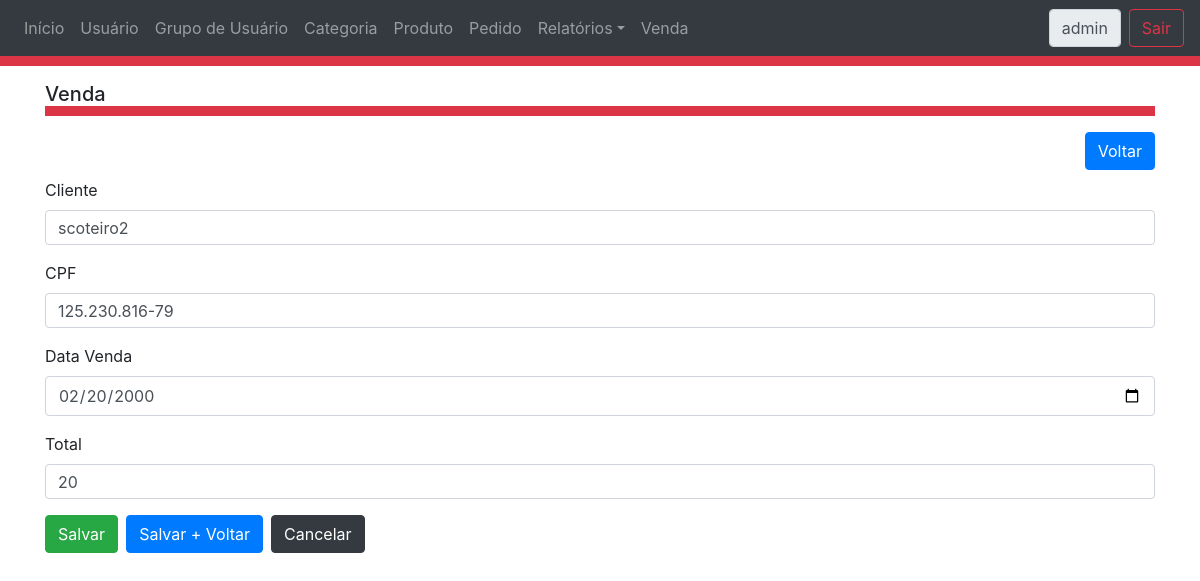
The page /VendaFormulario.php?operacao=editar&id=1 (signed in) on the database its author committed.
### tables this page shows
CREATE TABLE `tbvenda` (
  `id` int(11) NOT NULL,
  `cliente` varchar(255) NOT NULL,
  `cpf` varchar(14) NOT NULL,
  `datavenda` date NOT NULL,
  `total` decimal(9,2) NOT NULL
);

### class/AcessoDAO.php (called while the page is built, shortened)
<?php
	class AcessoDAO extends CrudDAO
	{
		public function listarPorAcessoPai($codigo){
			$objetos = array();
			try{
				$pdo = parent::conectar();
				$sql = "SELECT * FROM tbAcesso WHERE  idAcessoPai = :codigo";
				$run = $pdo->prepare($sql);
				$run->bindValue(':codigo', $codigo, PDO::PARAM_INT);
				$run->execute();
				$resultado = $run->fetchAll();
				foreach ($resultado as $objeto){
					$acesso = new Acesso();
					$acesso->setIdAcesso($objeto['idAcesso']);
					$acesso->setDescricao($objeto['descricao']);
					$acesso->setMenu($objeto['menu']);
					$acesso->setArquivo($objeto['arquivo']);
					$acesso->setTipo($objeto['tipo']);
					$acesso->setIdAcessoPai($objeto['idAcessoPai']);
					array_push($objetos, $acesso);
				}
			}catch(Exception $ex){
				echo $ex->getFile().' : '.$ex->getLine().' : '.$ex->getMessage();
			}finally {
				parent::desconectar();
			}
			return $objetos;
		}
	}
?>

### class/VendaDAO.php (called while the page is built, shortened)
<?php
	require_once 'Venda.php';
	class VendaDAO extends CrudDAO
	{
		public function buscarPorId($id){
			$venda = new Venda();
			try{
				$pdo = parent::conectar();
				$sql = "SELECT * FROM tbvenda WHERE id = :id";
				$run = $pdo->prepare($sql);
	  			$run->bindValue(':id', $id, PDO::PARAM_INT);
				$run->execute();
				$resultado = $run->fetch();
				$venda = new Venda();
				$venda->setId($resultado['id']);
				$venda->setCliente($resultado['cliente']);
				$venda->setCpf($resultado['cpf']);
				$venda->setDataVenda($resultado['datavenda']);
				$venda->setTotal($resultado['total']);
			}catch(Exception $ex){
				echo $ex->getFile().' : '.$ex->getLine().' : '.$ex->getMessage();
			}finally {
				parent::desconectar();
			}
			return $venda;
		}
	}
?>

### class/Venda.php (called while the page is built, shortened)
<?php
	class Venda
	{
        private  $cpf;
        private  $datavenda;
        private  $cliente;
        private  $total;
        function getCliente(){
            return $this->cliente;
        }
        function setCliente($cliente){
            $this->cliente = $cliente;
        }
        function getCpf(){
            return $this->cpf;
        }
        function setCpf($cpf){
            $this->cpf = $cpf;
        }
        function getDataVenda(){
            return $this->datavenda;
        }
        function setDataVenda($datavenda){
            $this->datavenda = $datavenda;
        }
        function getTotal(){
            return $this->total;
        }
        function setTotal($total){
            $this->total = doubleval($total);
        }
	}
?>

### ControleAcesso.php (called while the page is built, shortened)
<?php
	require_once 'class/GrupoAcesso.php';
	$grupoAcessoUsuarioAtual = unserialize($_SESSION["GRUPOACESSO_USUARIO_ATUAL"]);
	$arquivoAtual = basename($_SERVER['PHP_SELF']);
	foreach ($grupoAcessoUsuarioAtual as $grupoAcesso){
		if($grupoAcesso->getAcesso()->getArquivo() == $arquivoAtual ){
			$permissao = $grupoAcesso->getPermissao();
		}
  	}
?>

### class/GrupoAcesso.php (called while the page is built, shortened)
<?php
	class GrupoAcesso
	{
        private  $permissao;
        function getPermissao() {
            return $this->permissao;
        }
	}
?>

### VendaFormulario.php (the view, shortened to what this page needs)
<?php
	require_once 'ControleAcesso.php';
	require_once 'class/VendaDAO.php';
	$venda = new Venda();
	$operacao = "visualizar";
	if(isset($_GET["operacao"])){
		$operacao = $_GET["operacao"];
	}
	if(isset($_GET["id"])){
		$id = $_GET["id"];
		$vendaDAO = new VendaDAO();
		$venda = $vendaDAO->buscarPorId($id);
	}
?>
<html>
    <head>
		<link type="text/css" rel="stylesheet" href="css/bootstrap.css"/>
		<link type="text/css" rel="stylesheet" href="css/venda.css"/>
    </head>
    <body>
		<div class="cabecalho">
			<?php
				include_once("Cabecalho.php");
			?>
		</div>
		<div class="container">
			<h5 class="cabecalho"> <?php echo $menu; ?> </h5>
			<div class="mb-2 clearfix">
				<p><a class="btn btn-primary float-right" href="VendaTabela.php">Voltar</a></p>
			</div>
			<form id="formVenda" action="VendaControlador.php?operacao=salvar" method="post">
				<fieldset <?php if($operacao=="visualizar"){echo 'disabled';} ?> >
						<div class="row form-group">
							<div class="col-md-12">
								<label for="cliente">Cliente</label>
								<input class="form-control" name="cliente" id="cliente" type="text" value="<?php echo $venda->getCliente() ?>">
							</div>
						</div>
						<div class="row form-group">
							<div class="col-md-12">
								<label for="cpf">CPF</label>
								<input class="form-control" id="cpf" name="cpf" type="text" value="<?php echo $venda->getCpf() ?>">
							</div>
						</div>
						<div class="row form-group">
							<div class="col-md-12">
								<label for="datavenda">Data Venda</label>
								<input class="form-control" id="datavenda" name="datavenda" type="date" value="<?php echo $venda->getDataVenda() ?>">
							</div>
						</div>
						<div class="row form-group">
							<div class="col-md-12">
								<label for="total">Total</label>
								<input class="form-control" id="total" name="total" type="number" value="<?php echo $venda->getTotal() ?>">
							</div>
						</div>
						<?php
							if($operacao=="visualizar"){
								echo "<div class='row form-group ocultar'>";
							}else{
								echo "<div class='row form-group'>";
							}
						?>
						<div class="col-md-11">
							<?php
								if($permissao == 2){
									echo "<button class='btn btn-success' type='submit' name='salvar' id='salvar' value='salvar'>Salvar</button>";
									echo "<button class='btn btn-primary mx-2' type='submit' name='salvarVoltar' id='salvarVoltar' value='salvarVoltar'>Salvar + Voltar</button>";
									echo "<button class='btn btn-dark' type='reset' id='cancelar'>Cancelar</button>";
								}
							?>
						</div>
					</div>
				</fieldset>
			</form >
		</div>
    </body>
</html>

### css/venda.css (style rules this page uses)
.cabecalho { border-bottom: 10px solid #dc3545; }
.container { padding-top: 1rem; }
input[type="text"], input[type="number"] { height: 35px; }

### rows shown on the page
tbvenda: cliente "scoteiro2", cpf "125.230.816-79", datavenda "02/20/2000", total "20"

### other values the page prints
$grupoAcesso->getAcesso()->getMenu() "Início"
$grupoAcesso->getAcesso()->getMenu() "Usuário"
$grupoAcesso->getAcesso()->getMenu() "Grupo de Usuário"
$grupoAcesso->getAcesso()->getMenu() "Categoria"
$grupoAcesso->getAcesso()->getMenu() "Produto"
$grupoAcesso->getAcesso()->getMenu() "Pedido"
$grupoAcesso->getAcesso()->getMenu() "Relatórios"
$grupoAcesso->getAcesso()->getMenu() "Venda"
$usuarioAtual->getLogin() "admin"
$menu "Venda"
